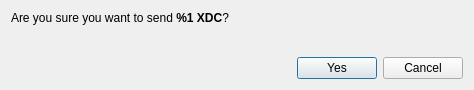
<?xml version="1.0" encoding="UTF-8"?>
<ui version="4.0">
 <class>ConfirmSendDialog</class>
 <widget class="QDialog" name="ConfirmSendDialog">
  <property name="windowModality">
   <enum>Qt::ApplicationModal</enum>
  </property>
  <property name="geometry">
   <rect>
    <x>0</x>
    <y>0</y>
    <width>474</width>
    <height>90</height>
   </rect>
  </property>
  <property name="windowTitle">
   <string>Confirm sending %1 XDC</string>
  </property>
  <layout class="QVBoxLayout" name="verticalLayout">
   <item>
    <layout class="QVBoxLayout" name="verticalLayout_2">
     <item>
      <widget class="QLabel" name="m_confirmLabel">
       <property name="text">
        <string>&lt;html&gt;&lt;head/&gt;&lt;body&gt;&lt;p&gt;Are you sure you want to send &lt;strong&gt;%1 XDC&lt;/strong&gt;?&lt;/p&gt;&lt;/body&gt;&lt;/html&gt;</string>
       </property>
       <property name="textFormat">
        <enum>Qt::RichText</enum>
       </property>
      </widget>
     </item>
     <item>
      <widget class="QLabel" name="m_paymentIdLabel">
       <property name="text">
        <string/>
       </property>
       <property name="textFormat">
        <enum>Qt::RichText</enum>
       </property>
      </widget>
     </item>
    </layout>
   </item>
   <item>
    <spacer name="verticalSpacer">
     <property name="orientation">
      <enum>Qt::Vertical</enum>
     </property>
     <property name="sizeHint" stdset="0">
      <size>
       <width>20</width>
       <height>40</height>
      </size>
     </property>
    </spacer>
   </item>
   <item>
    <layout class="QHBoxLayout" name="horizontalLayout_2">
     <item>
      <spacer name="horizontalSpacer">
       <property name="orientation">
        <enum>Qt::Horizontal</enum>
       </property>
       <property name="sizeHint" stdset="0">
        <size>
         <width>40</width>
         <height>20</height>
        </size>
       </property>
      </spacer>
     </item>
     <item>
      <widget class="QPushButton" name="m_okButton">
       <property name="text">
        <string>Yes</string>
       </property>
       <property name="icon">
        <iconset resource="../../resources.qrc">
         <normaloff>:/icons/transaction</normaloff>:/icons/transaction</iconset>
       </property>
      </widget>
     </item>
     <item>
      <widget class="QPushButton" name="m_cancelButton">
       <property name="text">
        <string>Cancel</string>
       </property>
       <property name="icon">
        <iconset resource="../../resources.qrc">
         <normaloff>:/icons/cancel</normaloff>:/icons/cancel</iconset>
       </property>
      </widget>
     </item>
    </layout>
   </item>
  </layout>
 </widget>
 <resources>
  <include location="../../resources.qrc"/>
 </resources>
 <connections>
  <connection>
   <sender>m_okButton</sender>
   <signal>clicked()</signal>
   <receiver>ConfirmSendDialog</receiver>
   <slot>accept()</slot>
   <hints>
    <hint type="sourcelabel">
     <x>500</x>
     <y>62</y>
    </hint>
    <hint type="destinationlabel">
     <x>276</x>
     <y>44</y>
    </hint>
   </hints>
  </connection>
  <connection>
   <sender>m_cancelButton</sender>
   <signal>clicked()</signal>
   <receiver>ConfirmSendDialog</receiver>
   <slot>reject()</slot>
   <hints>
    <hint type="sourcelabel">
     <x>417</x>
     <y>62</y>
    </hint>
    <hint type="destinationlabel">
     <x>276</x>
     <y>44</y>
    </hint>
   </hints>
  </connection>
 </connections>
</ui>
